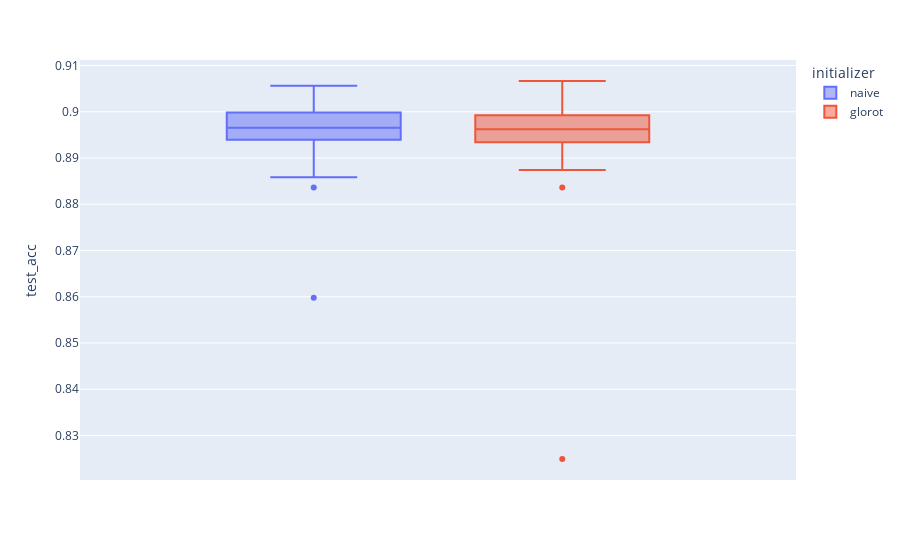

Notebook source saved alongside this figure:
### Code cell
temp = df_exp2.loc[df_exp2.dataset == 'fashion']
px.box(temp, y="test_acc", color="initializer")
# px.box(temp, y="acc_per_step", color="initializer")
